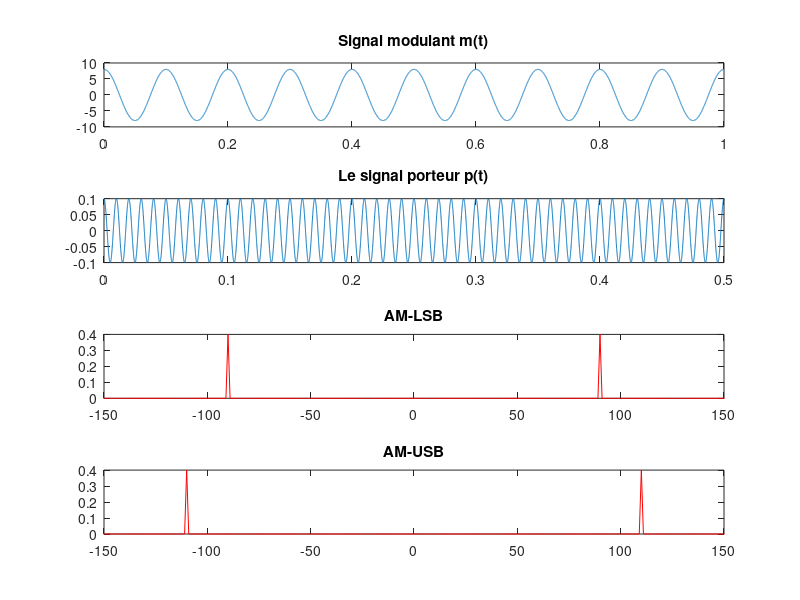

The MATLAB source for this figure:
%% specifications temporelles:
Fs = 20000;        
dt = 1/Fs;
BorneSup = 1;      
t = (0:dt:BorneSup-dt)';
N = size(t,1);
%% specifications frequencielles:
dF = Fs/N;               
f = -Fs/2:dF:Fs/2-dF;        
%% signal modulant
Fm = 10;  
Am = 8;
m = Am*cos(2*pi*Fm*t);
mm = Am*sin(2*pi*Fm*t);
%% porteuse
Fp = 100;   
Ap = 0.1;
p = Ap*cos(2*pi*Fp*t);
pp = Ap*sin(2*pi*Fp*t);
%% signal module
s1 = m.*p;
s2 = mm.*pp;
%% spectre de s(t)
LSB = fftshift(fft(s1+s2));
USB = fftshift(fft(s1-s2));

%% representation graphique
figure;
subplot(4,1,1);
plot(t,m);
title('Signal modulant m(t)');
subplot(4,1,2);
plot(t,p);
xlim([-0 0.5])
title('Le signal porteur p(t)');
subplot(4,1,3);
plot(f,abs(LSB)/N, 'r');
xlim([-150 150])
title('AM-LSB');
subplot(4,1,4);
plot(f,abs(USB)/N, 'r');
xlim([-150 150])
title('AM-USB');
print('example', '-dpng', '-r300');
